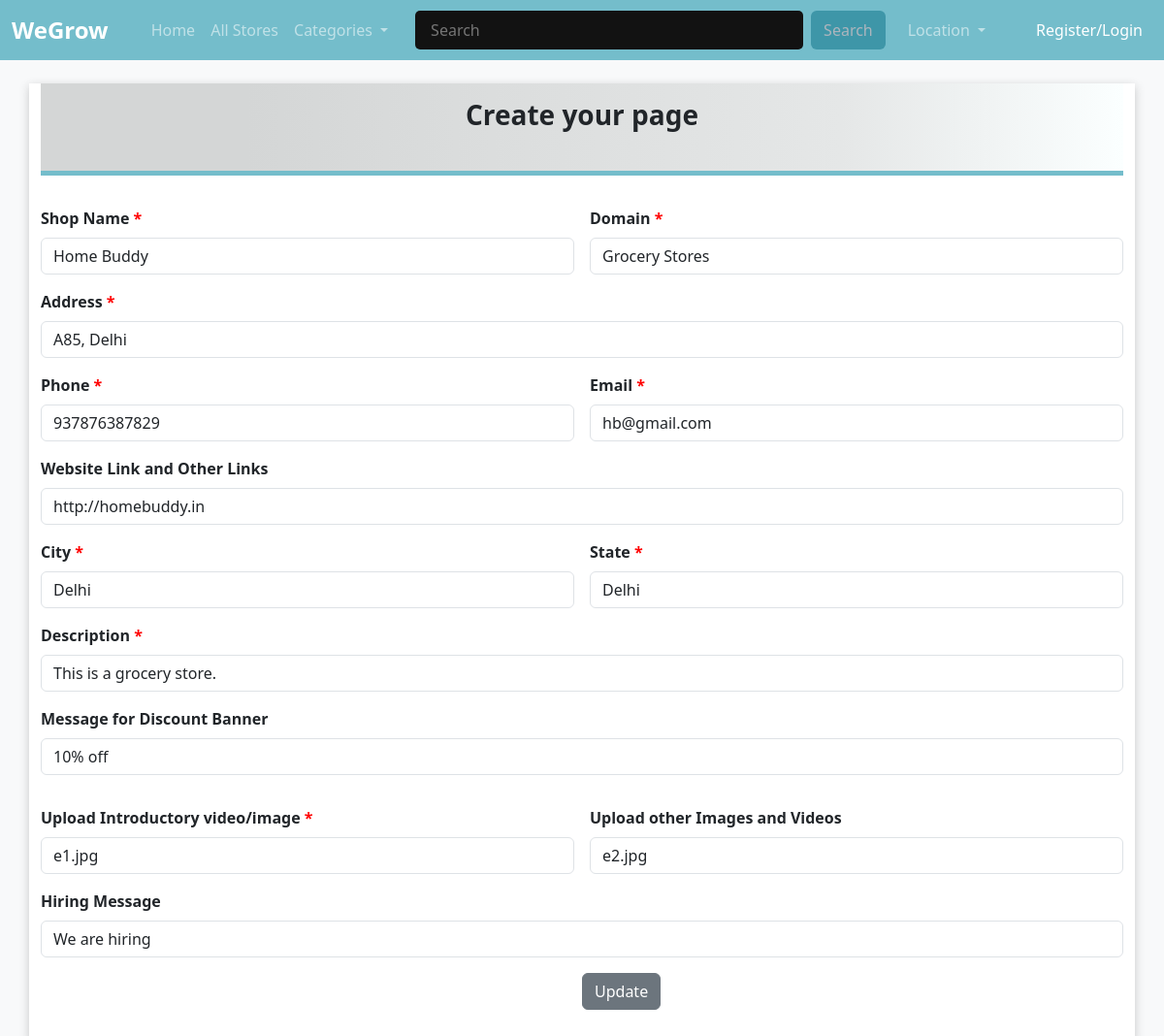
Page /ip_form_update.php?id=6 on the committed database.
### tables this page shows
CREATE TABLE `ip` (
  `id` int(10) NOT NULL,
  `shopname` varchar(255) NOT NULL,
  `domain` varchar(255) NOT NULL,
  `address` varchar(255) NOT NULL,
  `phone` varchar(20) NOT NULL,
  `email` varchar(255) NOT NULL,
  `links` varchar(255) NOT NULL,
  `city` varchar(255) NOT NULL,
  `state` varchar(100) NOT NULL,
  `description` text NOT NULL,
  `discount` text NOT NULL,
  `intro_file` text NOT NULL,
  `files` text NOT NULL,
  `hiring_msg` text NOT NULL
);

### ip_form_update.php (the view, shortened to what this page needs)
<!doctype html>
<html lang="en">
  <head>
    <link href="https://cdn.jsdelivr.net/npm/bootstrap@5.3.0-alpha1/dist/css/bootstrap.min.css" rel="stylesheet">
  </head>
  <body class="bg-light">
     <?php require_once 'navigation.php' ?>
<div style="box-shadow: 0 3px 10px rgb(0 0 0 / 0.2);" class="container bg-white">
  <div style="background: rgb(251,255,255);
background: linear-gradient(270deg, rgba(251,255,255,1) 0%, rgba(229,231,231,1) 26%, rgba(212,214,214,1) 81%); border-width: 0px 0px 5px 0px; border-color:#74BDCB;border-style: solid; padding-left: 0px;">
    <h3 class="m-4 text-center p-3"><strong>Create your page</strong></h3>
    </div>
    <form class="row g-3 mt-3" method="post" action="display.php?id=9">
 <?php
  $ids = $_GET['id'];
   $showquery = "select * from ip where id={$ids}";
  $showdata =mysqli_query($mysqli, $showquery);
  $arrdata=mysqli_fetch_array($showdata);
?>
  <div class="col-md-6">
    <label for="shopname" class="form-label">Shop Name <span>*</span></label>
    <input type="text" class="form-control" id="shopname" name="shopname" value="<?php echo $arrdata['shopname']; ?>" required/>
  </div>
  <div class="col-md-6">
    <label for="domain" class="form-label">Domain <span>*</span></label>
    <input class="form-control" type="text" id="domain" name="domain" value="<?php echo $arrdata['domain']; ?>" required>
  </div>
  <div class="col-12">
    <label for="address" class="form-label">Address <span>*</span></label>
    <input type="text" class="form-control" id="address" name="address" placeholder="Enter Address" value="<?php echo $arrdata['address']; ?>" required>
  </div>
  <div class="col-md-6">
    <label for="phone" class="form-label">Phone <span>*</span></label>
    <input type="text" class="form-control" id="phone" name="phone" value="<?php echo $arrdata['phone']; ?>" required>
  </div>
  <div class="col-md-6">
    <label for="email" class="form-label">Email <span>*</span></label>
    <input type="email" class="form-control" id="email" name="email" value="<?php echo $arrdata['email']; ?>" required>
  </div>
    <div class="col-12">
    <label for="links" class="form-label">Website Link and Other Links</label>
    <input type="text" class="form-control" id="links" name="links" placeholder="Add Links" value="<?php echo $arrdata['links']; ?>">
  </div>
  <div class="col-md-6">
    <label for="city" class="form-label">City <span>*</span></label>
      <input type="text" class="form-control" id="city" name="city" placeholder="Enter City" value="<?php echo $arrdata['city']; ?>" required>
  </div>
  <div class="col-md-6">
    <label for="state" class="form-label">State <span>*</span></label>
      <input class="form-control"  id="state" name="state" value="<?php echo $arrdata['state']; ?>" required>
    </div>
    <div class="col-md-12">
  <label for="description" class="form-label">Description <span>*</span></label>
  <input type="text" class="form-control"  rows="3" id="description" name="description" value="<?php echo $arrdata['description']; ?>" required>
</div>
  <div class="col-md-12">
  <label for="discount" class="form-label">Message for Discount Banner</label>
  <input type="text" class="form-control" id="discount" name="discount" rows="3" value="<?php echo $arrdata['discount']; ?>">
</div>
<div class="col-md-6">
   <label for="intro_file" class="form-label">Upload Introductory video/image <span>*</span></label>
  <div>
   <input type="text" class="form-control" id="intro_file" name="intro_file" value="<?php echo $arrdata['intro_file']; ?>">
  </div>
</div>
<div class="col-md-6">
   <label for="files" class="form-label">Upload other Images and Videos  </label>
  <div>
    <input type="text" class="form-control" id="files" name="files" value="<?php echo $arrdata['files']; ?>">
  </div>
</div>
 <div class="col-md-12">
  <label for="hiring_msg" class="form-label">Hiring Message</label>
  <input type="text" class="form-control" id="hiring_msg" name="hiring_msg" value="<?php echo $arrdata['hiring_msg']; ?>">
</div>
<div class="col-md-12 mb-3">
<button type="submit" class="btn sub btn-secondary" style="margin-left: 50%;" name="fsub">Update</button>
</div>
  </form>
</div>
  </body>
</html>

### ip_form_update.php (style rules this page uses)
span { color: red; }
label { font-weight: bold; }
.sub { background-color: #3e96a8 ; color: white; }

### rows in the picture
ip: shopname "Home Buddy", domain "Grocery Stores", address "A85, Delhi", phone "937876387829", email "hb@gmail.com", links "http://homebuddy.in", city "Delhi", state "Delhi", description "This is a grocery store.", discount "10% off", intro_file "e1.jpg", files "e2.jpg", hiring_msg "We are hiring"
